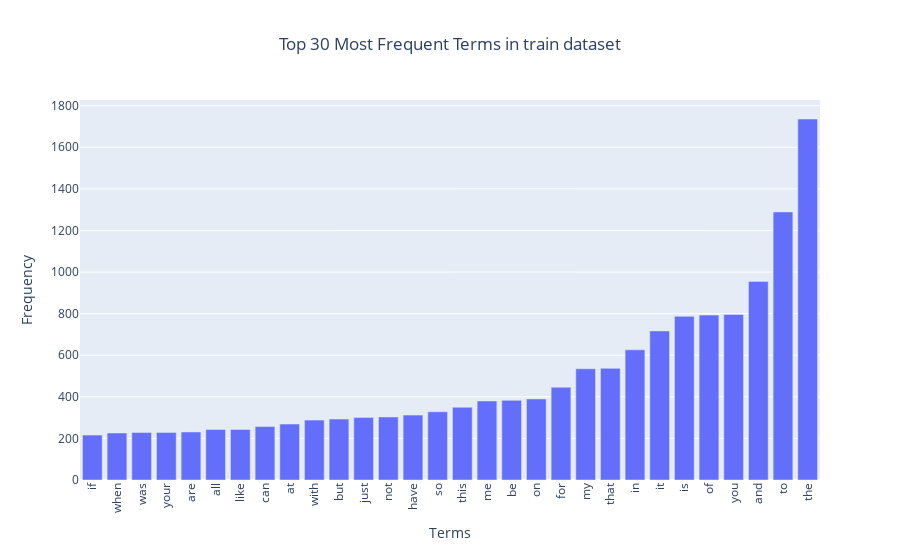

Notebook code for this chart:
### Markdown cell above
---
##### <a id='toc1_5_1_1_1_'></a>[**>>> Exercise 1 (Take home):**](#toc0_)
Plot word frequency for Top 30 words in both train and test dataset. (Hint: refer to DM lab 1)

### Code cell
# Answer here
# train dataset
from sklearn.feature_extraction.text import CountVectorizer
import numpy as np
import plotly.express as px

count_vect = CountVectorizer()
train_df_counts = count_vect.fit_transform(train_df.text)
vocab = count_vect.get_feature_names_out()

term_frequencies = []
term_frequencies = np.asarray(train_df_counts.sum(axis=0))[0]

top_idx = np.argsort(term_frequencies)[-30:]
top_words = vocab[top_idx]
top_freqs = term_frequencies[top_idx]

fig = px.bar(
    x=top_words, 
    y=top_freqs,
    labels={'x': 'Terms', 'y': 'Frequency'},
    title='Top 30 Most Frequent Terms in train dataset',
)

fig.update_layout(xaxis_tickangle=-90) 
fig.update_layout(title={'x':0.5})
fig.show()

### Figure 1 — Plotly figure (JSON) as saved in the notebook; plotly's stock layout.template omitted (floating-point values rounded to 4 significant figures)
{"data": [{"hovertemplate": "Terms=%{x}<br>Frequency=%{y}<extra></extra>", "legendgroup": "", "marker": {"color": "#636efa", "pattern": {"shape": ""}}, "name": "", "orientation": "v", "showlegend": false, "textposition": "auto", "type": "bar", "x": ["if", "when", "was", "your", "are", "all", "like", "can", "at", "with", "but", "just", "not", "have", "so", "this", "me", "be", "on", "for", "my", "that", "in", "it", "is", "of", "you", "and", "to", "the"], "xaxis": "x", "y": [216, 226, 228, 229, 231, 243, 243, 257, 269, 288, 293, 301, 303, 312, 328, 350, 380, 383, 390, 446, 535, 537, 626, 717, 787, 793, 796, 955, 1289, 1736], "yaxis": "y"}], "layout": {"barmode": "relative", "legend": {"tracegroupgap": 0}, "title": {"text": "Top 30 Most Frequent Terms in train dataset", "x": 0.5}, "xaxis": {"anchor": "y", "domain": [0, 1], "tickangle": -90, "title": {"text": "Terms"}}, "yaxis": {"anchor": "x", "domain": [0, 1], "title": {"text": "Frequency"}}}}
